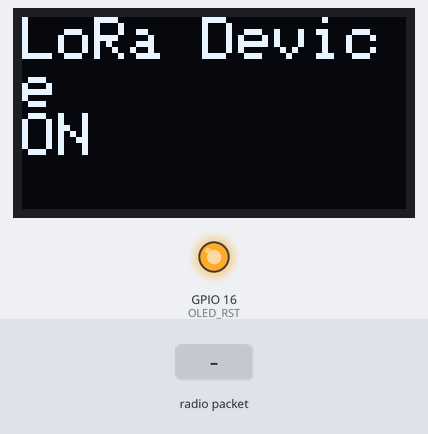
Simulated run of this program. Board: ESP32. On the bench: 128×64 one-colour display, output pins drawn as LEDs (lit = HIGH). The test bench sets the inputs (shaded band). What the program prints to the serial monitor is not drawn.

Above: at 1.2 s.
1.3 s: radio packet "1" arrives
At 2.5 s:
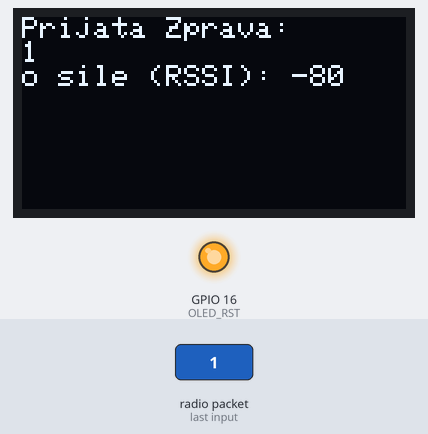
2.8 s: radio packet "0" arrives
At 3.8 s:
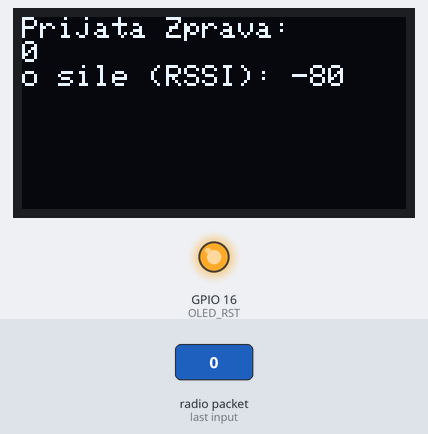
4.3 s: radio packet "2" arrives
Timing chart, 0 to 7.3 s (numbered marks = the images above; inputs shaded):
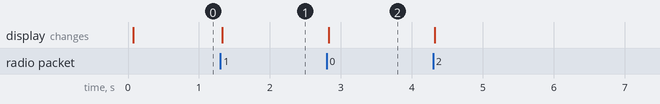

The program:

main.cpp
```cpp
#include "heltec.h"
#include "Adafruit_GFX.h"
#include "Adafruit_SSD1306.h"
#include "Wire.h"
#include "string.h"
#include "stdio.h"

#define PASMO 434E6 //pasmo pro Evropu
#define OLED_RST 16
#define OLED_SDA 4
#define OLED_SCL 15
#define SCREEN_WIDTH 128
#define SCREEN_HEIGHT 64

Adafruit_SSD1306 display(SCREEN_WIDTH, SCREEN_HEIGHT, &Wire, OLED_RST);
char VyslednyText[100];

void setup() {
  Serial.begin(115200);
  Heltec.begin(false /*DisplayEnable Enable*/, true /*Heltec.LoRa Disable*/, true /*Serial Enable*/, true /*PABOOST Enable*/, PASMO /*long BAND*/); //nastaveni hardwaru

   ////////////////display////////////////////
  pinMode(OLED_RST, OUTPUT);
  digitalWrite(OLED_RST, LOW);
  delay(20);
  digitalWrite(OLED_RST, HIGH);
  ////////////////////////////////////////
  Wire.begin(OLED_SDA, OLED_SCL);
      if(!display.begin(SSD1306_SWITCHCAPVCC, 0x3c, false, false)) { // Adresa 0x3C pro 128x32
        Serial.println(F("SSD1306 allocation failed"));
        for(;;); // Nepůjde do nekonečna
    }
  display.clearDisplay();
  display.setTextColor(WHITE);
  display.setTextSize(2);
  display.setCursor(0,0);
  display.println("LoRa Device");
  display.print("ON");
  display.display();

}

void loop() {

  int velikostPaketu = LoRa.parsePacket();
  if (velikostPaketu) { //pokud se nejaký packet přijme spustí se funkce
    Serial.print("Packet prijat: ");
    while (LoRa.available()) { //prevedeni textu
      sprintf(VyslednyText+strlen(VyslednyText),"%c",(char)LoRa.read());
    }
    Serial.print(VyslednyText);
    Serial.print("o sile (RSSI): ");
    Serial.println(LoRa.packetRssi());

    display.clearDisplay();
    display.setTextColor(WHITE);
    display.setTextSize(1);
    display.setCursor(0,0);
    display.println("Prijata Zprava: ");
    display.println(VyslednyText);
    display.print("o sile (RSSI): ");
    display.println(LoRa.packetRssi());
    display.display();
  }
  memset(VyslednyText,0,100); //vycisteni charu s textem
}
```

Measured:
- after the input at 1.3 s, the display: changes at once (image 1)
- after the input at 2.8 s, the display: changes at once (image 2)
